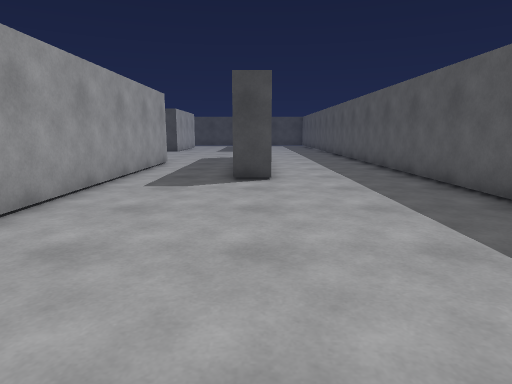
View 1 (above)

18 first-person views from a walk through a Unity game level. The camera is 1.2 m above the floor, tilts 10° down and sees 75° across. The floor is counted in squares, 1 m on a side. Each view is taken from the middle of a square. On the plan, view 1 faces up. The plan holds only what a view shows up to about 14 squares ahead; the rest is blank. The place goes on beyond the plan. The player is left out.

View 2
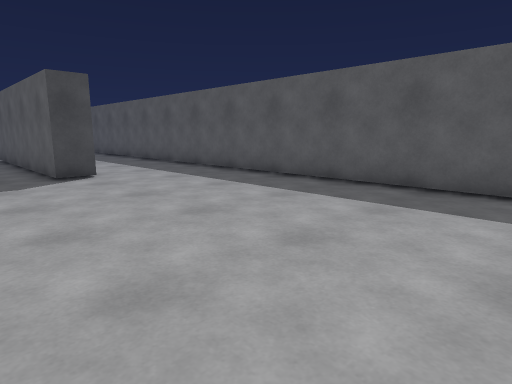

View 3
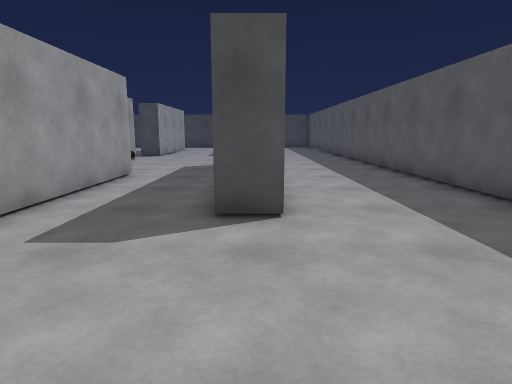

View 4
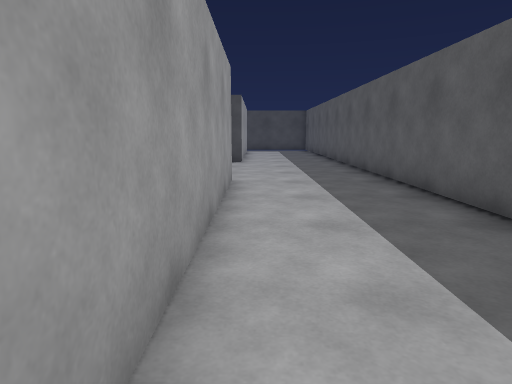

View 5
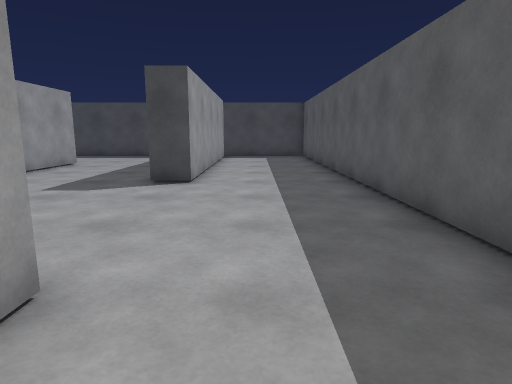

View 6
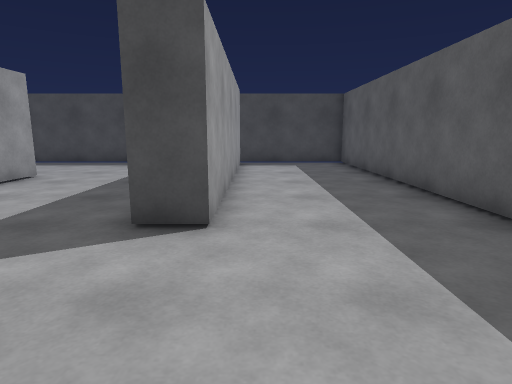

View 7
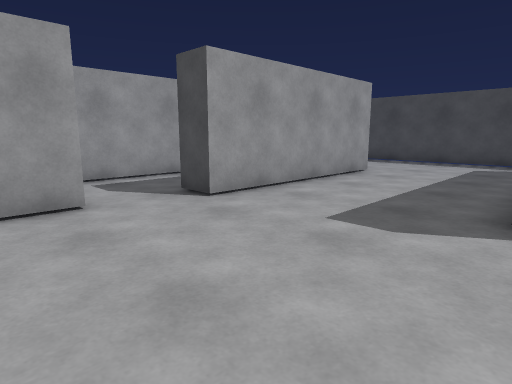

View 8
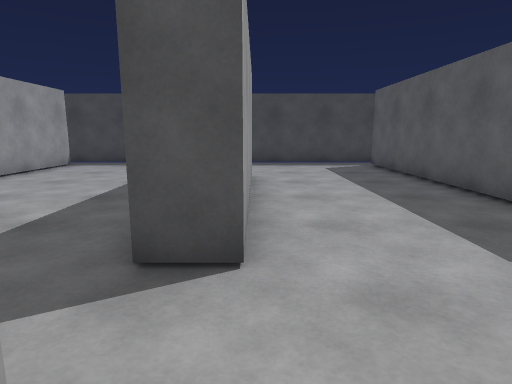

View 9
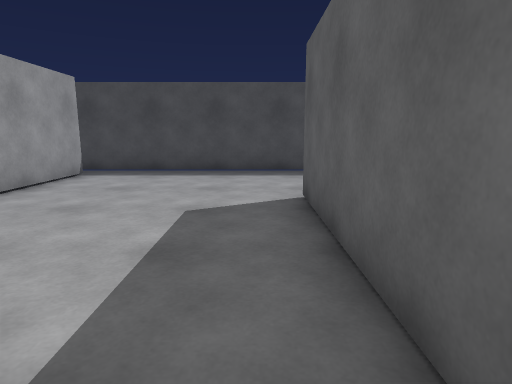

View 10
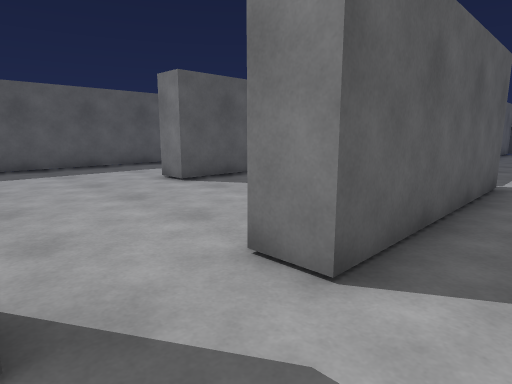

View 11
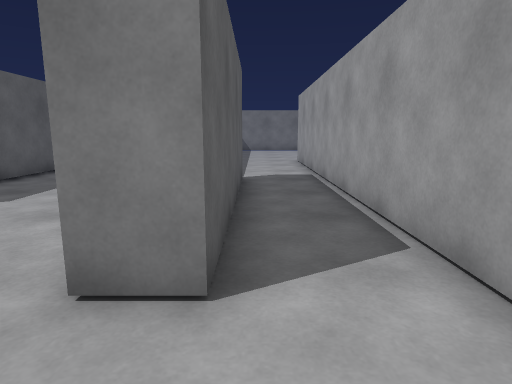

View 12
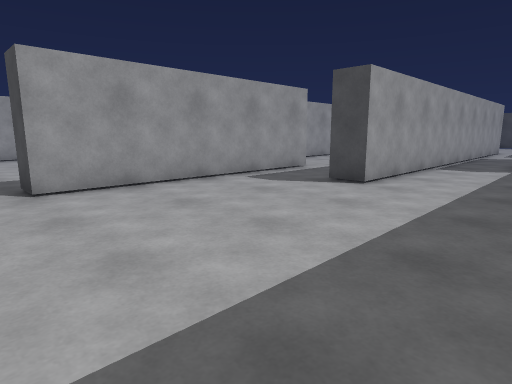

View 13
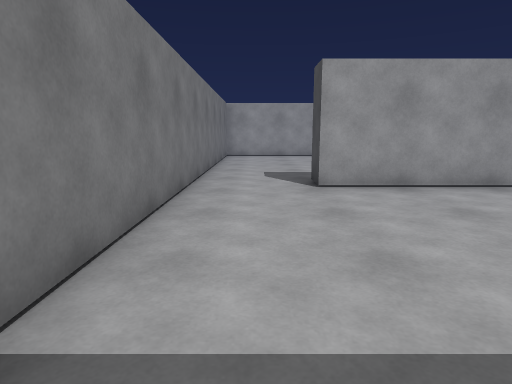

View 14
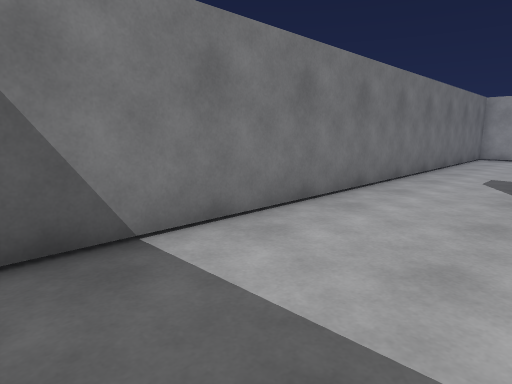

View 15
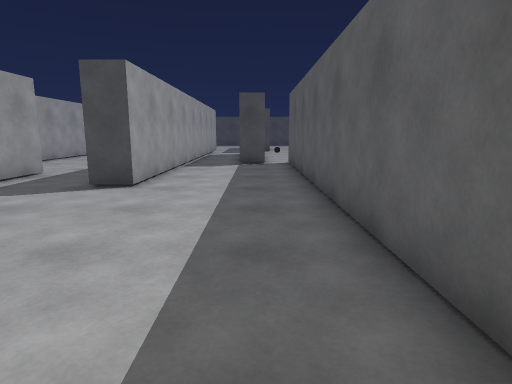

View 16
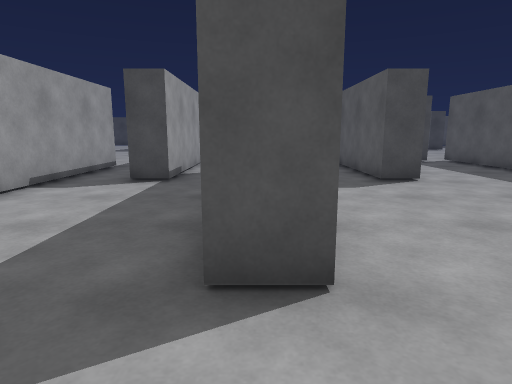

View 17
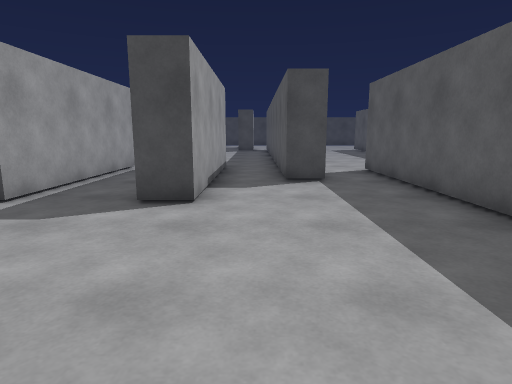

View 18
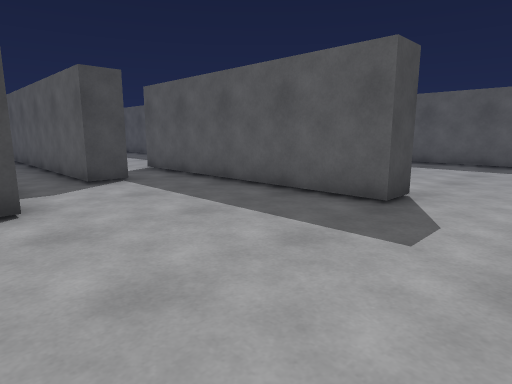

### Floor plan
Points are (right, up) in squares from view 1. A wall is a line through its corners. A room is listed if a view was taken in it or the views show most of it. See-through windows are left out.
Room 1 (views 1, 2, 3, 4, 5, 6, 7, 8)
walls: (-3.7, 13.9) (-3.7, 4.6); (-5.6, 19.8) (-5.6, 18.6); (-0.6, 24.6) (-0.6, 31.8); (-6.1, 23) (-6.1, 28.2); (0.5, 8.7) (-0.6, 8.7) (-0.6, 17.3) (0.4, 17.3) (0.4, 9.6); (-5.1, 28.4) (-5.1, 21.9); (0.4, 31.8) (0.4, 23.1) (-0.6, 23.1); (-12.1, 31.8) (-12.1, 28.1); (4.5, -0.1) (4.5, 32.7) (-11.6, 32.7)
ways out: opening at (-7.5, 22.5) to room 2; opening at (-6, 20.5) to room 2; opening at (-5, 13) to room 2; opening at (-12.5, 32)
objects: other object (-5, 17)
Room 2 (views 9, 10, 11, 12, 13, 14, 15, 16, 17, 18)
walls: (-12.4, 7.5) (-12.4, 1.4) (-13.4, 1.4) (-13.4, 7.5); (-15.2, 7.5) (-16.2, 7.5) (-16.2, 11.5); (-18.1, 11.1) (-18.1, 4.7) (-19.1, 4.7); (-4.7, 0.9) (-4.7, 13.9); (-5.6, 13.4) (-6.7, 13.4) (-6.7, 19.8) (-5.6, 19.8); (-21.5, -1.5) (-5.4, -1.5); (-5.1, 21.9) (-6.1, 21.9); (-8.8, 23.6) (-8.8, 7.5) (-9.8, 7.5)
ways out: opening at (-7.5, 22.5) to room 1; opening at (-6, 20.5) to room 1; opening at (-5, 13) to room 1; opening at (-19.3, 12.3); opening at (-14, 8.5); opening at (-11.5, 8.5)

Positions as (right, up) in squares from view 1, and headings:
1: (0, 0), facing up
2: (-3, -1), facing up-right
3: (0, 4), facing up
4: (1, 9), facing up
5: (2, 15), facing up
6: (1, 19), facing up
7: (0, 18), facing up-left
8: (-5, 19), facing up
9: (-7, 22), facing up
10: (-8, 22), facing down-right
11: (-7, 22), facing down
12: (-5, 0), facing up-left
13: (-5, 0), facing left
14: (-5, 2), facing down-left
15: (-6, 0), facing up
16: (-13, -1), facing up
17: (-17, -1), facing up
18: (-19, -1), facing up-right
